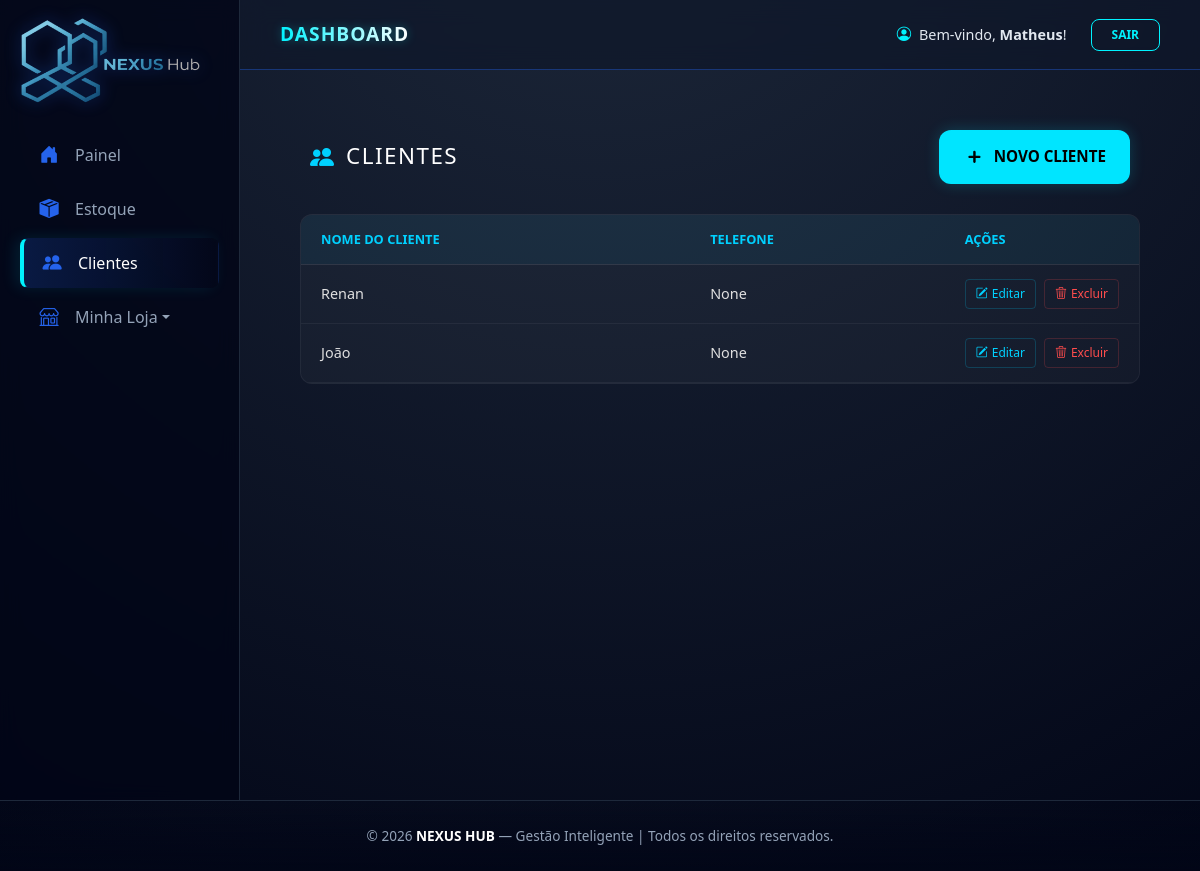
/nexus/clientes/ (signed in), run on an earlier commit of the app's database.
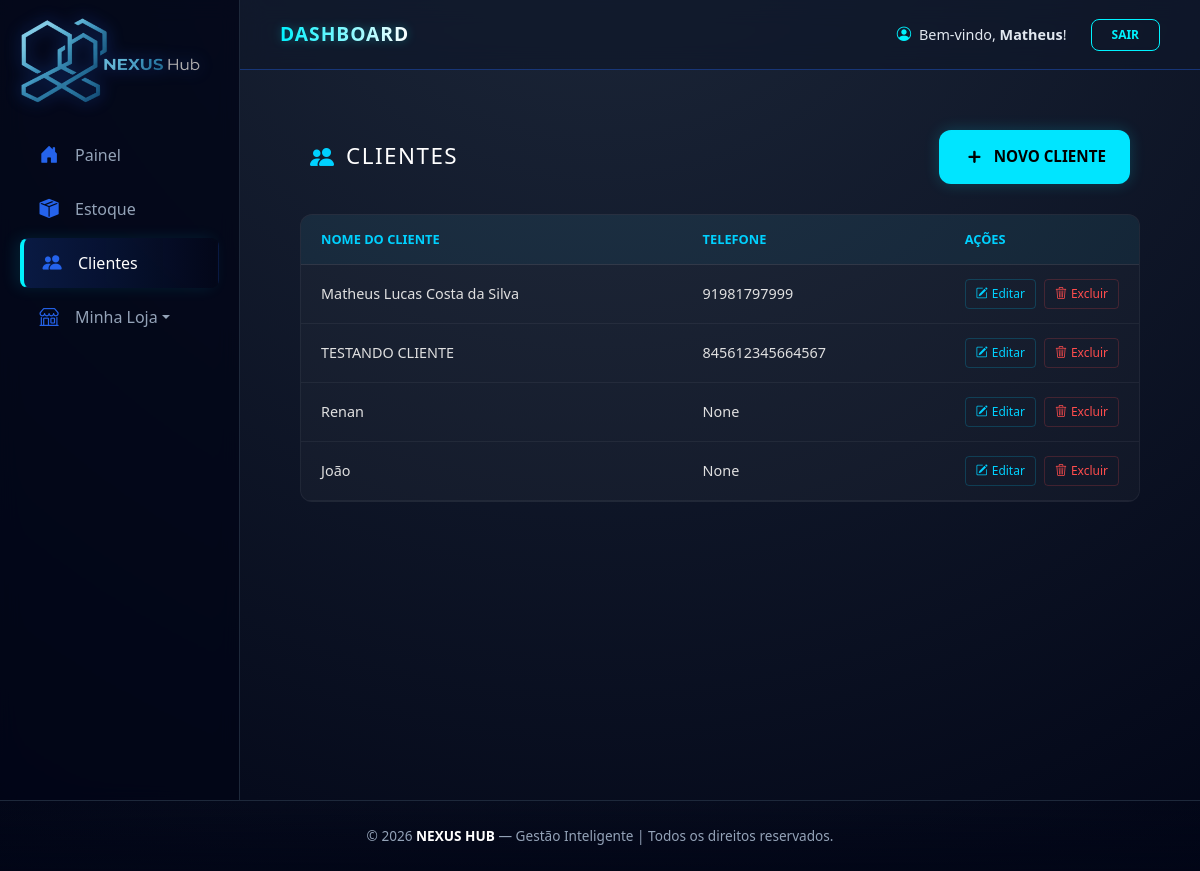
And on a later commit of the database.
### dashboard/models.py (models this page shows, shortened)
class Cliente(models.Model):
    usuario = models.ForeignKey(
        User,
        on_delete=models.CASCADE,
        related_name='clientes'
    )
    nome = models.CharField(
        max_length=150,
        verbose_name="Nome Completo"
    )
    telefone = models.CharField(
        max_length=20,
        blank=True,
        null=True,
        verbose_name="Telefone / WhatsApp"
    )
    email = models.EmailField(
        max_length=255,
        blank=True,
        null=True,
        verbose_name="E-mail"
    )
    endereco = models.TextField(
        blank=True,
        null=True,
        verbose_name="Endereço / Complemento"
    )
    data_cadastro = models.DateTimeField(
        auto_now_add=True,
        verbose_name="Data de Cadastro"
    )
    class Meta:
        verbose_name = "Cliente"
        verbose_name_plural = "Clientes"
        ordering = ['-data_cadastro'] # Mais recentes primeiro

### dashboard/views.py (the view)
# urls.py: path('clientes/', views.lista_clientes, name='lista_clientes'),
@login_required
def lista_clientes(request):
    clientes = Cliente.objects.all()
    return render(request, 'lista_clientes.html', {'clientes': clientes})

### dashboard/context_processors.py (called while the page is built)
def dados_loja(request):
    if request.user.is_authenticated:
        try:
            vendedor_perfil = Vendedor.objects.filter(usuario=request.user).first()
            if vendedor_perfil:
                loja = Loja.objects.filter(vendedor=vendedor_perfil).first()
                return {'loja': loja}
        except Exception:
            return {'loja': None}
    return {'loja': None}

### dashboard/templates/lista_clientes.html (shortened to what this page needs)
{% extends 'base.html' %}
{% load static %}
{% block content %}
<div class="nexus-container">
    <header class="nexus-header">
        <div class="nexus-title-wrapper">
            <div class="nexus-title-icon">
                <i class="bi bi-people-fill"></i>
            </div>
            <h1 class="nexus-title">Clientes</h1>
        </div>
        <a href="{% url 'cadastrar_cliente' %}" class="btn-nexus-add">
            <i class="bi bi-plus" style="font-size: 1.4rem; -webkit-text-stroke: 1px;"></i> NOVO CLIENTE
        </a>
    </header>
    <div class="nexus-table-wrapper">
        <table class="nexus-table">
            <thead>
                <tr>
                    <th>Nome do Cliente</th>
                    <th>Telefone</th>
                    <th style="width: 180px;">Ações</th>
                </tr>
            </thead>
            <tbody>
                {% for cliente in clientes %}
                <tr>
                    <td>{{ cliente.nome }}</td>
                    <td>{{ cliente.telefone }}</td>
                    <td class="actions-cell">
                        <a href="{% url 'editar_cliente' cliente.id %}" class="btn-action btn-edit">
                            <i class="bi bi-pencil-square"></i> Editar
                        </a>
                        <a href="javascript:void(0)"
                            onclick="abrirModalExclusao('{{ cliente.id }}', '{{ cliente.nome }}')"
                            class="btn-action btn-delete">
                            <i class="bi bi-trash3"></i> Excluir
                        </a>
                    </td>
                </tr>
                {% empty %}
                <tr>
                    <td colspan="3" class="empty-row">Nenhum cliente registado na base de dados.</td>
                </tr>
                {% endfor %}
            </tbody>
        </table>
    </div>
</div>
</div>
{% endblock %}

What changed in the data, as far as the page shows it:
added Cliente: nome "Matheus Lucas Costa da Silva", telefone "91981797999"
added Cliente: nome "TESTANDO CLIENTE", telefone "845612345664567"
